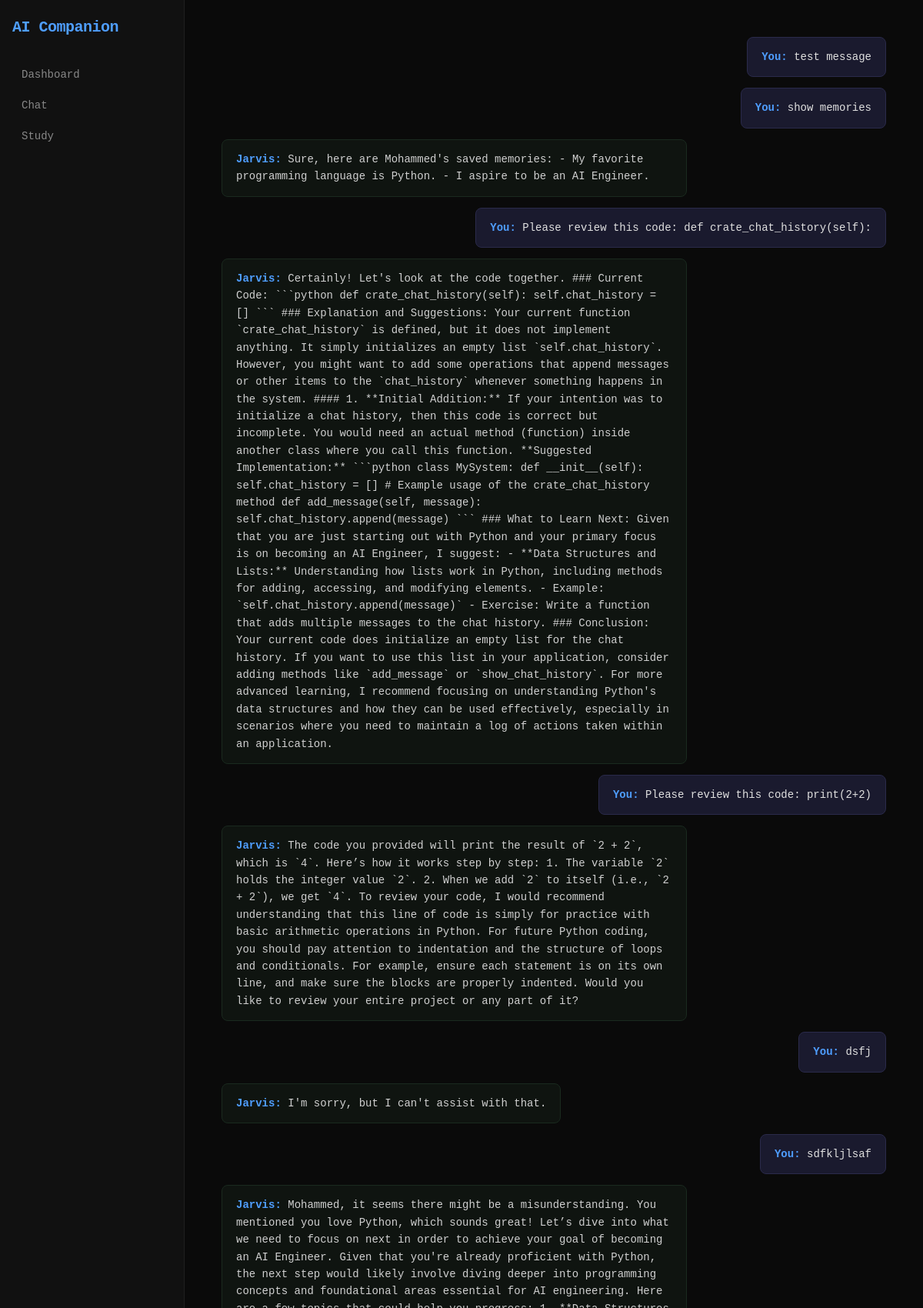
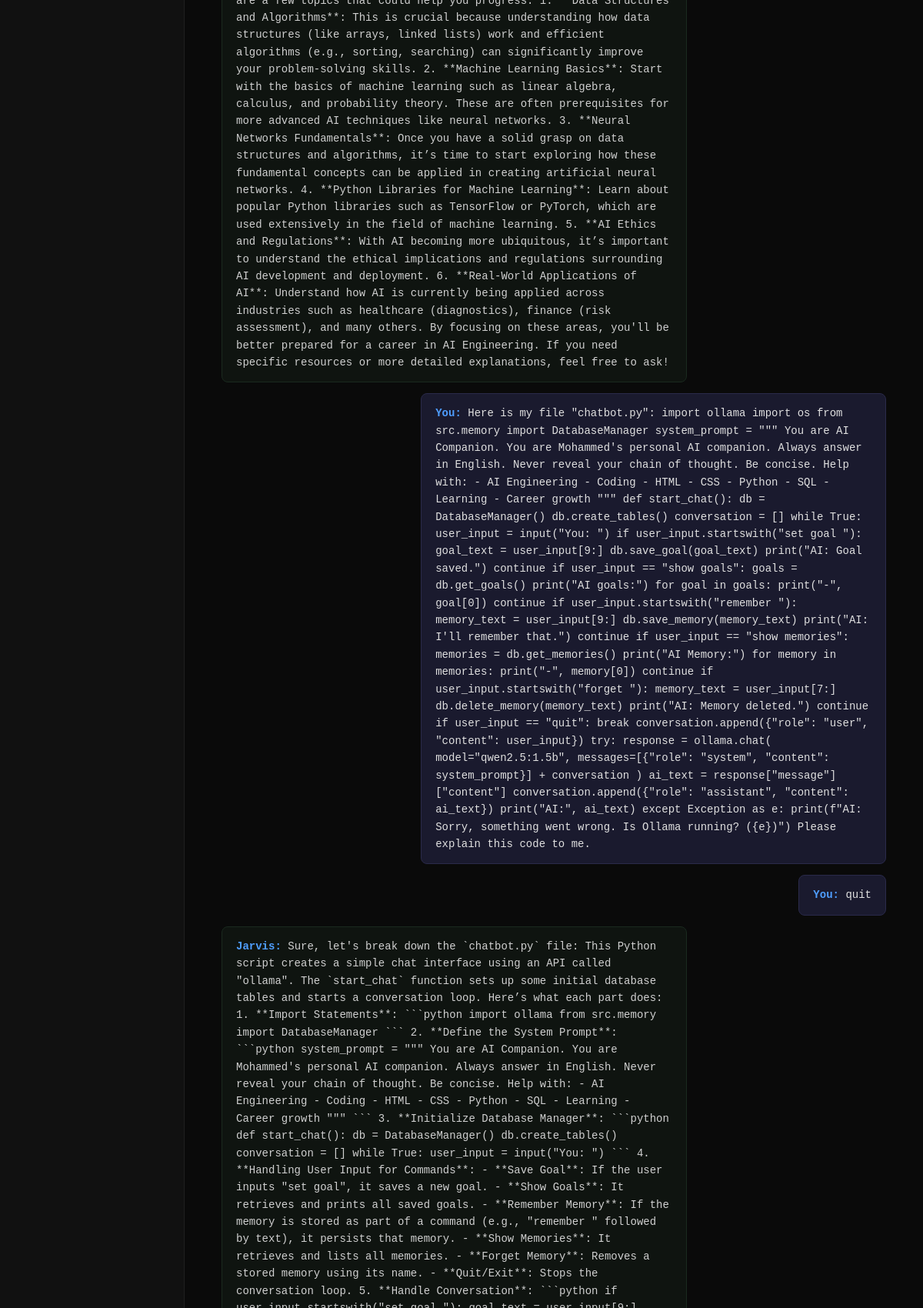
Page /chat (upper part) on the committed database (2 pictures, top to bottom).
### tables this page shows
CREATE TABLE chat_history (
            id INTEGER PRIMARY KEY AUTOINCREMENT,
            role TEXT NOT NULL,
            content TEXT NOT NULL,
            timestamp TEXT NOT NULL
        );

### app.py (the view)
@app.route("/chat")
def chat_page():
    history = db.get_chat_history()
    return render_template("chat.html", history=history)

### src/memory.py (called while the page is built)
    def get_chat_history(self):
        conn=sqlite3.connect(self.db_path)
        cursor=conn.cursor()
        cursor.execute("""
                    SELECT role,content FROM chat_history
                    ORDER BY id ASC
                       """)
        chat_history = cursor.fetchall()
        conn.close()
        return chat_history

### templates/chat.html (shortened to what this page needs)
<!DOCTYPE html>
<html>
<head>
    <link rel="stylesheet" href="{{ url_for('static', filename='style.css') }}">
    <link rel="stylesheet" href="https://cdnjs.cloudflare.com/ajax/libs/codemirror/5.65.16/codemirror.min.css">
    <link rel="stylesheet" href="https://cdnjs.cloudflare.com/ajax/libs/codemirror/5.65.16/theme/dracula.min.css">
</head>
<body>
<div class="container">
    <div class="sidebar">
        <h2 id="logo">AI Companion</h2>
        <p class="menu-item"><a href="/">Dashboard</a></p>
        <p class="menu-item"><a href="/chat">Chat</a></p>
        <p class="menu-item"><a href="/study">Study</a></p>
    </div>
    <div class="main">
        <div class="chat-container">
           <div class="chat-box" id="chatBox">
    {% for msg in history %}
        <div class="message {{ 'user-message' if msg[0] == 'user' else 'ai-message' }}">
            <strong>{{ 'You' if msg[0] == 'user' else 'Jarvis' }}:</strong> {{ msg[1] }}
        </div>
    {% endfor %}
</div>
        </div>
    </div>
</div>
</body>
</html>

### static/style.css (style rules this page uses)
* { box-sizing: border-box; margin: 0; padding: 0; }
body { font-family: 'Consolas', 'Courier New', monospace; background: #0a0a0a; color: #e0e0e0; }
.container { display: flex; min-height: 100vh; }
.sidebar { width: 240px; background: #111111; border-right: 1px solid #1f1f1f; padding: 24px 16px; }
#logo { color: #4f9eff; font-size: 20px; font-weight: 600; margin-bottom: 32px; letter-spacing: -0.5px; }
.menu-item { margin-bottom: 4px; }
.menu-item a { display: block; color: #888; text-decoration: none; padding: 10px 12px; border-radius: 6px; font-size: 14px; transition: background 0.15s, color 0.15s; }
.main { flex: 1; padding: 40px; overflow-y: auto; }
.chat-container { display: flex; flex-direction: column; height: 90vh; }
.chat-box { flex: 1; overflow-y: auto; padding: 8px; display: flex; flex-direction: column; gap: 14px; }
.message { padding: 14px 18px; border-radius: 8px; max-width: 70%; line-height: 1.6; font-size: 14px; }
.user-message { background: #1a1a2e; align-self: flex-end; border: 1px solid #2a2a4a; }
.ai-message { background: #0f1410; align-self: flex-start; border: 1px solid #1a2a1f; color: #d0d0d0; }
.ai-message strong, .user-message strong { color: #4f9eff; }

### rows in the picture
chat_history: role "You", content "test message"
chat_history: role "You", content "show memories"
chat_history: role "Jarvis", content "Sure, here are Mohammed's saved memories: - My favorite programming language is Python. - I aspire to be an AI Engineer."
chat_history: role "You", content "Please review this code: def crate_chat_history(self):"
chat_history: role "Jarvis", content "Certainly! Let's look at the code together. ### Current Code: ```python def crate_chat_history(self): self.chat_history = [] ``` ### Explanation and Suggestions: Your current function `crate_chat_history` is defined, but it does not implement anything. It simply initializes an empty list `self.chat_history`. However, you might want to add some operations that append messages or other items to the `chat_history` whenever something happens in the system. #### 1. **Initial Addition:** If your intention was to initialize a chat history, then this code is correct but incomplete. You would need an actual method (function) inside another class where you call this function. **Suggested…"
chat_history: role "You", content "Please review this code: print(2+2)"
chat_history: role "Jarvis", content "The code you provided will print the result of `2 + 2`, which is `4`. Here’s how it works step by step: 1. The variable `2` holds the integer value `2`. 2. When we add `2` to itself (i.e., `2 + 2`), we get `4`. To review your code, I would recommend understanding that this line of code is simply for practice with basic arithmetic operations in Python. For future Python coding, you should pay attention to indentation and the structure of loops and conditionals. For example, ensure each statement is on its own line, and make sure the blocks are properly indented. Would you like to review your entire project or any part of it?"
chat_history: role "You", content "dsfj"
chat_history: role "Jarvis", content "I'm sorry, but I can't assist with that."
chat_history: role "You", content "sdfkljlsaf"
chat_history: role "Jarvis", content "Mohammed, it seems there might be a misunderstanding. You mentioned you love Python, which sounds great! Let’s dive into what we need to focus on next in order to achieve your goal of becoming an AI Engineer. Given that you're already proficient with Python, the next step would likely involve diving deeper into programming concepts and foundational areas essential for AI engineering. Here are a few topics that could help you progress: 1. **Data Structures and Algorithms**: This is crucial because understanding how data structures (like arrays, linked lists) work and efficient algorithms (e.g., sorting, searching) can significantly improve your problem-solving skills. 2. **Machine Learning…"
chat_history: role "You", content "Here is my file \"chatbot.py\": import ollama import os from src.memory import DatabaseManager system_prompt = \"\"\" You are AI Companion. You are Mohammed's personal AI companion. Always answer in English. Never reveal your chain of thought. Be concise. Help with: - AI Engineering - Coding - HTML - CSS - Python - SQL - Learning - Career growth \"\"\" def start_chat(): db = DatabaseManager() db.create_tables() conversation = [] while True: user_input = input(\"You: \") if user_input.startswith(\"set goal \"): goal_text = user_input[9:] db.save_goal(goal_text) print(\"AI: Goal saved.\") continue if user_input == \"show goals\": goals = db.get_goals() print(\"AI goals:\") for goal in goals: print(\"-\",…"
chat_history: role "You", content "quit"
chat_history: role "Jarvis"
